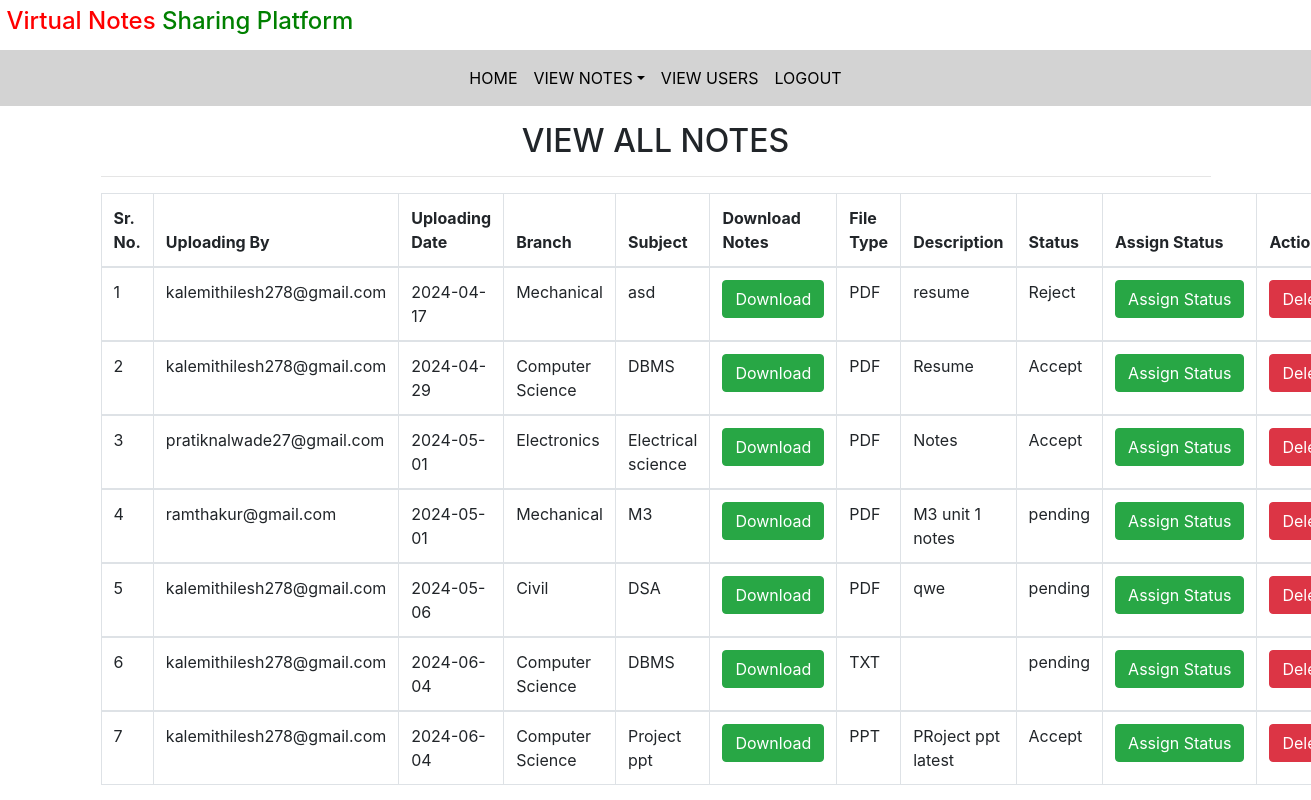
The app's page /all_notes/ (signed in) with its own data.
### notes/models.py (models this page shows, shortened)
class Notes(models.Model):
    user = models.ForeignKey(User, on_delete=models.CASCADE)
    uploadingdate = models.CharField(max_length=30)
    branch = models.CharField(max_length=30)
    subject = models.CharField(max_length=30)
    notesfile = models.FileField( null=True)
    filetype= models.CharField(max_length=30, null=True)
    description = models.CharField(max_length=200, null=True)
    status = models.CharField(max_length=15)

### notes/views.py (the view)
# urls.py: path('all_notes/', all_notes, name='all_notes'),
def all_notes(request):
    if not request.user.is_authenticated:
        return redirect('login_admin')
    notes = Notes.objects.all()
    d = {'notes':notes}
    return render(request, 'all_notes.html', d)

### notes/Templates/all_notes.html (shortened to what this page needs)
{% extends 'admin_nav.html' %}
{% load static %}
{% block body %}
<link rel="stylesheet" href="https://cdnjs.cloudflare.com/ajax/libs/twitter-bootstrap/4.5.2/css/bootstrap.css">
<link rel="stylesheet" href="https://cdn.datatables.net/2.0.4/css/dataTables.bootstrap4.css">
<div class="container mt-3 mb-3">
     <h2 class="text-center">VIEW ALL NOTES</h2>
            <hr>
<table class="table table-bordered" id="example">
    <thead>
    <tr>
      <th> Sr. No.</th>
        <th>Uploading By</th>
       <th>Uploading Date</th>
        <th>Branch</th>
        <th>Subject</th>
        <th>Download Notes</th>
        <th> File Type</th>
        <th>Description</th>
        <th> Status</th>
        <th> Assign Status</th>
        <th> Action</th>
    </tr>
    </thead>
    {% for i in notes %}
    <tbody>
    <tr>
        <td>{{forloop.counter}}</td>
        <td>{{i.user.username}}</td>
        <td>{{i.uploadingdate}}</td>
         <td>{{i.branch}}</td>
         <td>{{i.subject}}</td>
         <td><a href="{{i.notesfile.url}}" class="btn btn-success"download >Download</a></td>
         <td>{{i.filetype}}</td>
         <td>{{i.description}}</td>
         <td>{{i.status}}</td>
        <td><a href="{% url 'assign_status' i.id %}" class="btn btn-success" >Assign&nbsp;Status</a></td>
         <td><a href="{% url 'delete_notes' i.id %}" class="btn btn-danger" onclick="return confirm('Are You sure?')">Delete</a></td>
    </tr>
    {% endfor%}
 </tbody>
</table>
</div>
{% endblock %}

### notes/Templates/admin_nav.html (shortened to what this page needs)
<!DOCTYPE html>
<html lang="en">
<head>
  {% load static%}
  <link rel="stylesheet" href="https://maxcdn.bootstrapcdn.com/bootstrap/4.3.1/css/bootstrap.min.css">
  <link rel="stylesheet" href="https://use.fontawesome.com/releases/v5.6.3/css/all.css"></head>
<link rel="stylesheet" href="{%static 'css/mystyle.css'%}">
<body>
<h4 style="padding:0.5%"><span style="color:red">Virtual Notes </span>
<span style="color:Green">Sharing Platform</span>
</h4>
<nav class="navbar navbar-expand-sm justify-content-center"  style="background-color : lightgrey">
<ul class="navbar-nav">
  <li class="navbar-item">
    <a class="nav-link" href="{% url 'admin_home' %}">HOME</a>
  </li>
  <li class="nav-item dropdown" >
    <a class="nav-link dropdown-toggle" href="{% url 'all_notes' %}" data-toggle="dropdown">VIEW NOTES</a>
    </li>
  <li class="navbar-item">
    <a class="nav-link" href="{% url 'view_users' %}">VIEW USERS</a>
  </li>
  <li class="navbar-item">
    <a class="nav-link" href="{% url 'logout' %}">LOGOUT</a>
  </li>
</ul>
</nav>
</body>
</html>
{% block body %}
{% endblock%}

### notes/static/css/mystyle.css (style rules this page uses)
.nav-link { color:black }

### records on screen
Notes: user.username "kalemithilesh278@gmail.com", uploadingdate "2024-04-17", branch "Mechanical", subject "asd", filetype "PDF", description "resume", status "Reject"
Notes: user.username "kalemithilesh278@gmail.com", uploadingdate "2024-04-29", branch "Computer Science", subject "DBMS", filetype "PDF", description "Resume", status "Accept"
Notes: user.username "pratiknalwade27@gmail.com", uploadingdate "2024-05-01", branch "Electronics", subject "Electrical science", filetype "PDF", description "Notes", status "Accept"
Notes: user.username "ramthakur@gmail.com", uploadingdate "2024-05-01", branch "Mechanical", subject "M3", filetype "PDF", description "M3 unit 1 notes", status "pending"
Notes: user.username "kalemithilesh278@gmail.com", uploadingdate "2024-05-06", branch "Civil", subject "DSA", filetype "PDF", description "qwe", status "pending"
Notes: user.username "kalemithilesh278@gmail.com", uploadingdate "2024-06-04", branch "Computer Science", subject "DBMS", filetype "TXT", status "pending"
Notes: user.username "kalemithilesh278@gmail.com", uploadingdate "2024-06-04", branch "Computer Science", subject "Project ppt", filetype "PPT", description "PRoject ppt latest", status "Accept"
